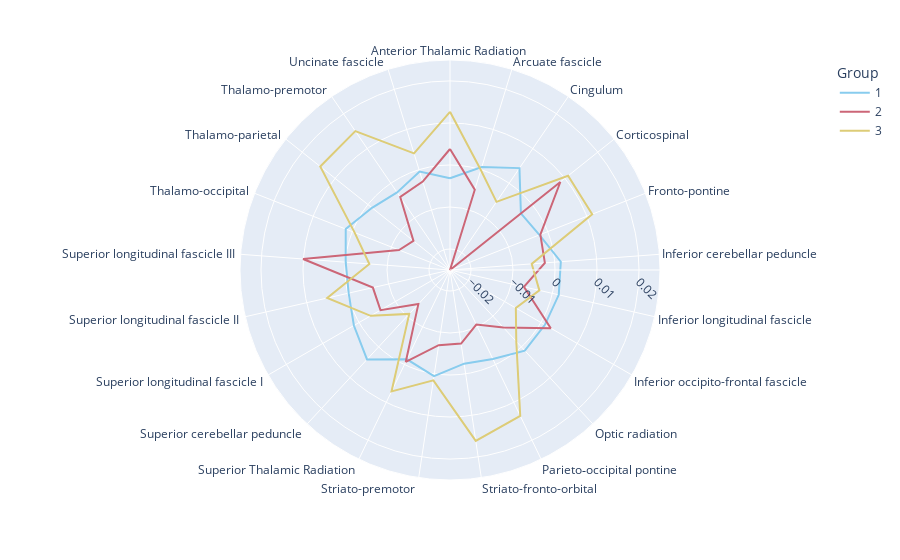

Notebook cell for this chart:
### Code cell
# Spider Plots
import plotly.graph_objects as go
right_plottingdf['Tract'] = right_plottingdf['Tract'].str.replace('right', '').str.replace('tract', '')
fig = px.line_polar(right_plottingdf, r='Value', theta="Tract", color="Group", line_close=True,
                    color_discrete_sequence=px.colors.qualitative.Safe, range_r=[-0.025, 0.025])
fig.update_polars(radialaxis_tickangle=45)
# fig.update_polars(angularaxis_rotation=45)
# fig.update_polars(angularaxis_uirevision=45)
# fig.update_polars(angularaxis_tickangle=45)
fig.show()

### Figure 1 — Plotly figure (JSON) as saved in the notebook; plotly's stock layout.template omitted (floating-point values rounded to 4 significant figures)
{"data": [{"hovertemplate": "Group=1<br>Value=%{r}<br>Tract=%{theta}<extra></extra>", "legendgroup": "1", "line": {"color": "rgb(136, 204, 238)", "dash": "solid"}, "mode": "lines", "name": "1", "r": [-0.003148, 0.0006629, 0.004358, -0.003409, -0.00214, 0.001454, 0.001561, 0.001098, 0.00119, -0.001475, -0.002446, 0.0005627, -0.001395, 0.004047, 0.001426, -0.0002519, -9.586e-05, 0.001673, -0.001253, -0.002637, -0.0004706, -0.003148], "showlegend": true, "subplot": "polar", "theta": ["Anterior Thalamic Radiation ", "Arcuate fascicle ", "Cingulum ", "Corticospinal  ", "Fronto-pontine  ", "Inferior cerebellar peduncle ", "Inferior longitudinal fascicle ", "Inferior occipito-frontal fascicle ", "Optic radiation ", "Parieto‐occipital pontine ", "Striato-fronto-orbital ", "Striato-premotor ", "Superior Thalamic Radiation ", "Superior cerebellar peduncle ", "Superior longitudinal fascicle I ", "Superior longitudinal fascicle II ", "Superior longitudinal fascicle III ", "Thalamo-occipital ", "Thalamo-parietal ", "Thalamo-premotor ", "Uncinate fascicle ", "Anterior Thalamic Radiation "], "type": "scatterpolar"}, {"hovertemplate": "Group=2<br>Value=%{r}<br>Tract=%{theta}<extra></extra>", "legendgroup": "2", "line": {"color": "rgb(204, 102, 119)", "dash": "solid"}, "mode": "lines", "name": "2", "r": [0.003812, -0.004985, -0.02507, 0.008602, -0.001892, -0.002345, -0.006943, 0.002704, -0.006308, -0.01057, -0.007279, -0.006898, -0.0007076, -0.01393, -0.005883, -0.006165, 0.01008, -0.01197, -0.01387, -0.003969, -0.002969, 0.003812], "showlegend": true, "subplot": "polar", "theta": ["Anterior Thalamic Radiation ", "Arcuate fascicle ", "Cingulum ", "Corticospinal  ", "Fronto-pontine  ", "Inferior cerebellar peduncle ", "Inferior longitudinal fascicle ", "Inferior occipito-frontal fascicle ", "Optic radiation ", "Parieto‐occipital pontine ", "Striato-fronto-orbital ", "Striato-premotor ", "Superior Thalamic Radiation ", "Superior cerebellar peduncle ", "Superior longitudinal fascicle I ", "Superior longitudinal fascicle II ", "Superior longitudinal fascicle III ", "Thalamo-occipital ", "Thalamo-parietal ", "Thalamo-premotor ", "Uncinate fascicle ", "Anterior Thalamic Radiation "], "type": "scatterpolar"}, {"hovertemplate": "Group=3<br>Value=%{r}<br>Tract=%{theta}<extra></extra>", "legendgroup": "3", "line": {"color": "rgb(221, 204, 119)", "dash": "solid"}, "mode": "lines", "name": "3", "r": [0.01267, -9.419e-05, -0.005355, 0.01097, 0.01137, -0.005491, -0.003174, -0.006901, -0.001796, 0.01354, 0.01615, 0.001561, 0.007088, -0.01073, -0.003182, 0.004995, -0.005747, -0.0006127, 0.01451, 0.01502, 0.004071, 0.01267], "showlegend": true, "subplot": "polar", "theta": ["Anterior Thalamic Radiation ", "Arcuate fascicle ", "Cingulum ", "Corticospinal  ", "Fronto-pontine  ", "Inferior cerebellar peduncle ", "Inferior longitudinal fascicle ", "Inferior occipito-frontal fascicle ", "Optic radiation ", "Parieto‐occipital pontine ", "Striato-fronto-orbital ", "Striato-premotor ", "Superior Thalamic Radiation ", "Superior cerebellar peduncle ", "Superior longitudinal fascicle I ", "Superior longitudinal fascicle II ", "Superior longitudinal fascicle III ", "Thalamo-occipital ", "Thalamo-parietal ", "Thalamo-premotor ", "Uncinate fascicle ", "Anterior Thalamic Radiation "], "type": "scatterpolar"}], "layout": {"legend": {"title": {"text": "Group"}, "tracegroupgap": 0}, "margin": {"t": 60}, "polar": {"angularaxis": {"direction": "clockwise", "rotation": 90}, "domain": {"x": [0, 1], "y": [0, 1]}, "radialaxis": {"range": [-0.025, 0.025], "tickangle": 45}}}}
